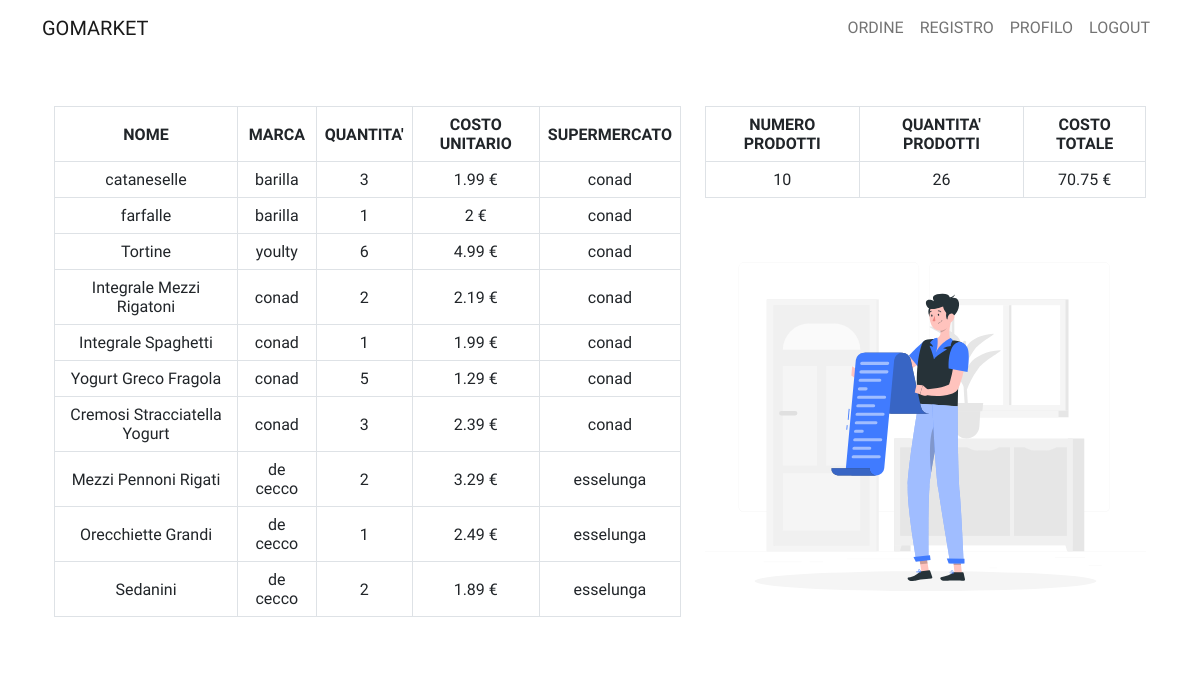
/page/cliente/detordine.php?id=38 (signed in), run on the app's committed database.
### tables this page shows
CREATE TABLE `prodotto_ordine` (
  `ID` int(3) NOT NULL,
  `fk_id_prodotto` int(3) NOT NULL,
  `quantita_prodotto` int(3) NOT NULL,
  `fk_id_ordine` int(3) NOT NULL
);

CREATE TABLE `prodotto` (
  `ID` int(11) NOT NULL,
  `nome_prodotto` varchar(255) NOT NULL,
  `descrizione_prodotto` text NOT NULL,
  `marca_prodotto` varchar(255) NOT NULL,
  `costo_unitario_prodotto` float NOT NULL,
  `dimensione_prodotto` int(10) NOT NULL,
  `fk_id_supermercato` int(11) NOT NULL
);

CREATE TABLE `supermercato` (
  `ID` int(11) NOT NULL,
  `nome_super` varchar(255) NOT NULL,
  `desc_super` varchar(255) NOT NULL
);

CREATE TABLE `ordine` (
  `ID` int(3) NOT NULL,
  `codice_ordine` varchar(255) NOT NULL,
  `stato_ordine` int(1) NOT NULL,
  `totale_ordine` float NOT NULL,
  `data_ordine` date NOT NULL,
  `fk_id_utente` int(3) NOT NULL
);

### method/funzioni.php (called while the page is built, shortened)
<?php
    function connessione($sql, $base) {
		$conn = mysqli_connect("localhost", "root", "", $base);
		$resultset = $conn->query($sql);
		$righe = mysqli_fetch_all($resultset, MYSQLI_ASSOC);
		return $righe;
	}
?>

### page/cliente/detordine.php (the view, shortened to what this page needs)
<?php
    include("../../method/funzioni.php");
    if(!isset($_SESSION["NOME"])) {
        $nav = "
            <nav class='navbar sticky-top navbar-expand-lg navbar-light bg-white'>
                <div class='container'>
                <a class='navbar-brand' href='../../index.php'>GOMARKET</a>
                <button class='navbar-toggler' type='button' data-bs-toggle='collapse' data-bs-target='#navbarNav' aria-controls='navbarNav' aria-expanded='false' aria-label='Toggle navigation'>
                    <span class='navbar-toggler-icon'></span>
                </button>
                <div class='collapse navbar-collapse justify-content-end' id='navbarNav'>
                    <ul class='navbar-nav'>
                    <li class='nav-item'>
                        <a class='nav-link' href='../registrazione.php'>REGISTRATI</a>
                    </li>
                    <li class='nav-item'>
                        <a class='nav-link' href='../login.php'>ACCEDI</a>
                    </li>
                    </ul>
                </div>
                </div>
            </nav>
        ";
        $body = "
            <div class='container'>
                <div class='container row'>
                <div class='col-2'></div>
                <div class='col-8 first-item'>
                    <img src='../../assets/04.svg' class='img-fluid mx-auto d-block'>
                    </div>
                </div>
            </div>
        ";
    }else {
        $sql_ordine = "SELECT totale_ordine FROM ordine WHERE ID = {$_GET["id"]}";
        $ris_tot_ordine = connessione($sql_ordine, "gomarket");
        $sql = "SELECT * FROM prodotto_ordine po WHERE po.fk_id_ordine = {$_GET["id"]}";
        $risultato = connessione($sql, "gomarket");
        $flag = "
            <div class='table-responsive'>
            <table class='table table-bordered'>
                <thead class='align-middle text-center'>
                    <tr>
                    <th scope='col'>NOME</th>
                    <th scope='col'>MARCA</th>
                    <th scope='col'>QUANTITA'</th>
                    <th scope='col'>COSTO UNITARIO</th>
                    <th scope='col'>SUPERMERCATO</th>
                    </tr>
                </thead>
                <tbody class='align-middle text-center'>
        ";
        $p_couter = 0;
        $q_couter = 0;
        foreach($risultato as $riga) {
            $prod_sql = "SELECT * FROM prodotto WHERE ID = {$riga["fk_id_prodotto"]}";
            $ris = connessione($prod_sql, "gomarket");
            $sup_sql = "SELECT nome_super FROM supermercato WHERE ID = {$ris[0]["fk_id_supermercato"]}";
            $sup_ris = connessione($sup_sql, "gomarket");
            $p_couter++;
            $q_couter = $q_couter + $riga["quantita_prodotto"];
            $flag .= "
                <tr>
                    <td>{$ris[0]["nome_prodotto"]}</td>
                    <td>{$ris[0]["marca_prodotto"]}</td>
                    <td>{$riga["quantita_prodotto"]}</td>
                    <td>{$ris[0]["costo_unitario_prodotto"]} €</td>
                    <td>{$sup_ris[0]["nome_super"]}</td>
                </tr>
            ";
        }
        $flag .= "</tbody></table></div>";
        $nav = "
            <nav class='navbar sticky-top navbar-expand-lg navbar-light bg-white'>
                <div class='container'>
                <a class='navbar-brand' href='../../index.php'>GOMARKET</a>
                <button class='navbar-toggler' type='button' data-bs-toggle='collapse' data-bs-target='#navbarNav' aria-controls='navbarNav' aria-expanded='false' aria-label='Toggle navigation'>
                    <span class='navbar-toggler-icon'></span>
                </button>
                <div class='collapse navbar-collapse justify-content-end' id='navbarNav'>
                    <ul class='navbar-nav'>
                        <li class='nav-item'>
                        <a class='nav-link' href='./nordine.php'>ORDINE</a>
                    </li>
                    <li class='nav-item'>
                        <a class='nav-link' href='./registro.php'>REGISTRO</a>
                    </li>
                    <li class='nav-item'>
                        <a class='nav-link' href='../profilo.php'>PROFILO</a>
                    </li>
                    <li class='nav-item'>
                        <a class='nav-link' href='../../method/logout.php'>LOGOUT</a>
                    </li>
                    </ul>
                </div>
                </div>
            </nav>
        ";
        $body = "
            <div class='container first-item'>
                <div class='row'>
                    <div class='col-md-7'>
                        {$flag}
                    </div>
                    <div class='col-md-5'>
                        <table class='table table-bordered'>
                            <thead class='align-middle text-center'>
                                <tr>
                                    <th>NUMERO PRODOTTI</th>
                                    <th>QUANTITA' PRODOTTI</th>
                                    <th>COSTO TOTALE</th>
                                </tr>
                            </thead>
                            <tbody class='align-middle text-center'>
                                <tr>
                                    <td>{$p_couter}</td>
                                    <td>{$q_couter}</td>
                                    <td>{$ris_tot_ordine[0]["totale_ordine"]} €</td>
                                </tr>
                            </tbody>
                        </table>
                        <img src='../../assets/09.svg' class='img-fluid mx-auto d-block'></img>
                    </div>
                </div>
            </div>
        ";
    }
    $html = "
        <html>
            <head>
                <meta charset='utf-8'>
                <meta name='viewport' content='width=device-width, initial-scale=1'>
                <link href='https://cdn.jsdelivr.net/npm/bootstrap@5.0.0-beta1/dist/css/bootstrap.min.css' rel='stylesheet'>
                <link rel='stylesheet' href='../../style/style.css'>
                <title>GoMarket</title>
            </head>
            <body>
                {$nav}
                <div class='container-lg'>
                    {$body}
                </div>
                <script src='https://cdn.jsdelivr.net/npm/bootstrap@5.0.0-beta2/dist/js/bootstrap.bundle.min.js'></script>
            </body>
        </html>
    ";
    print_r($html);
?>

### style/style.css (style rules this page uses)
body { font-family: 'Lexend', sans-serif; }
.first-item { padding-top: 50px; }

### data on the page
prodotto_ordine: prodotto.nome_prodotto "cataneselle", prodotto.marca_prodotto "barilla", quantita_prodotto "3", prodotto.costo_unitario_prodotto "1.99", supermercato.nome_super "conad"
prodotto_ordine: prodotto.nome_prodotto "farfalle", prodotto.marca_prodotto "barilla", quantita_prodotto "1", prodotto.costo_unitario_prodotto "2", supermercato.nome_super "conad"
prodotto_ordine: prodotto.nome_prodotto "Tortine", prodotto.marca_prodotto "youlty", quantita_prodotto "6", prodotto.costo_unitario_prodotto "4.99", supermercato.nome_super "conad"
prodotto_ordine: prodotto.nome_prodotto "Integrale Mezzi Rigatoni", prodotto.marca_prodotto "conad", quantita_prodotto "2", prodotto.costo_unitario_prodotto "2.19", supermercato.nome_super "conad"
prodotto_ordine: prodotto.nome_prodotto "Integrale Spaghetti", prodotto.marca_prodotto "conad", quantita_prodotto "1", prodotto.costo_unitario_prodotto "1.99", supermercato.nome_super "conad"
prodotto_ordine: prodotto.nome_prodotto "Yogurt Greco Fragola", prodotto.marca_prodotto "conad", quantita_prodotto "5", prodotto.costo_unitario_prodotto "1.29", supermercato.nome_super "conad"
prodotto_ordine: prodotto.nome_prodotto "Cremosi Stracciatella Yogurt", prodotto.marca_prodotto "conad", quantita_prodotto "3", prodotto.costo_unitario_prodotto "2.39", supermercato.nome_super "conad"
prodotto_ordine: prodotto.nome_prodotto "Mezzi Pennoni Rigati", prodotto.marca_prodotto "de cecco", quantita_prodotto "2", prodotto.costo_unitario_prodotto "3.29", supermercato.nome_super "esselunga"
prodotto_ordine: prodotto.nome_prodotto "Orecchiette Grandi", prodotto.marca_prodotto "de cecco", quantita_prodotto "1", prodotto.costo_unitario_prodotto "2.49", supermercato.nome_super "esselunga"
prodotto_ordine: prodotto.nome_prodotto "Sedanini", prodotto.marca_prodotto "de cecco", quantita_prodotto "2", prodotto.costo_unitario_prodotto "1.89", supermercato.nome_super "esselunga"
ordine: totale_ordine "70.75"

### other printed values
$p_couter "10"
$q_couter "26"
